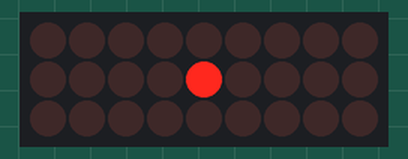
Simulated run of this sketch. Board: Arduino Uno, built with avr-gcc and run on an emulated ATmega328P. Shown: 9×3 LED matrix. Wiring (inferred from the names in the program): LED matrix (orientation assumed): rows pin 2, pin 12, pin 13; columns pin 3, pin 4, pin 5, pin 6, pin 7, pin 8, pin 9, pin 10, pin 11. Random numbers use the default seed unless the sketch sets one.

Above: at 0.37 s.
At 5.27 s:
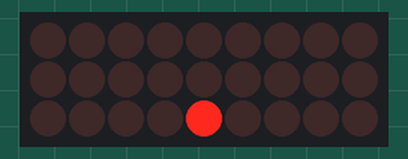
At 10.37 s:
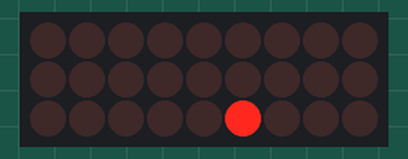
At 19.95 s:
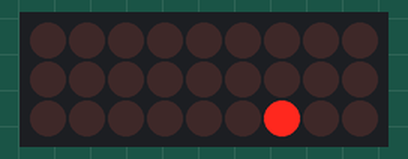
At 29.94 s:
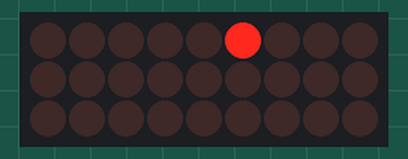
At 39.73 s:
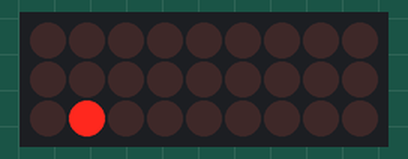

The sketch:

LED_Cube_Rain.ino
```cpp
/*
  Lập trình LED lập phương 3x3x3 theo hiệu ứng: Mưa.
*/

//Khai báo 9 chân dương của LED, chân âm chung của cả 3 tầng nối GND
const int ledPins[3][3] = {{3 , 4 , 5} , {6 , 7 , 8} , {9 , 10 , 11}};
const int period = 200;
const int layerPins[3] = {2, 12, 13};      //Chân A chung của tầng 1,2,3.
int model[3][3][3];                        //Lưu trữ trạng thái của Led tầng z hàng x cột y.
const int refreshPeriod = 5;

void setup() {
   // Khai báo các chân Arduino
  for (int x = 0 ; x < 3 ; x++){
    for(int y = 0 ; y < 3 ; y++){
      pinMode(ledPins[x][y] , OUTPUT);
    }
  }
  pinMode(layerPins[0] , OUTPUT);
  pinMode(layerPins[1] , OUTPUT);
  pinMode(layerPins[2] , OUTPUT);

}

void animationRain(){           //Tạo ra hiệu ứng mưa.
  static int x = random(3) , y = random(3) , z  = 2;
  model[z][y][x] = LOW;
  z--;
  if (z < 0){
    z = 2;
    x = random(3);
    y = random(3);
  }
  model[z][y][x] = HIGH;
}


void refresh(){                //Cập nhật hiệu ứng mưa từ hàm animationRain().
  for (int layer = 0 ; layer < 3 ; layer++){      //Xét từng layer.
    digitalWrite(layerPins[layer] , LOW);
    for(int x = 0 ; x < 3 ; x++){                 //Led của layer được chỉ định ở animationRain().
      for(int y = 0 ; y < 3 ; y++){
        digitalWrite(ledPins[y][x] , model[layer][y][x]);
      }
    }
    delay(refreshPeriod);
    digitalWrite(layerPins[layer] , HIGH);
  }
}

void loop() {
  static long lastUpdate = 0;
  long now = millis();              //Sử dụng millis() để tránh không bị ngưng chương trình.
  if (now > lastUpdate + period){   //Câu lệnh này tương đương delay(period).
    animationRain();
    lastUpdate = now;
  }
  refresh();
}
```
